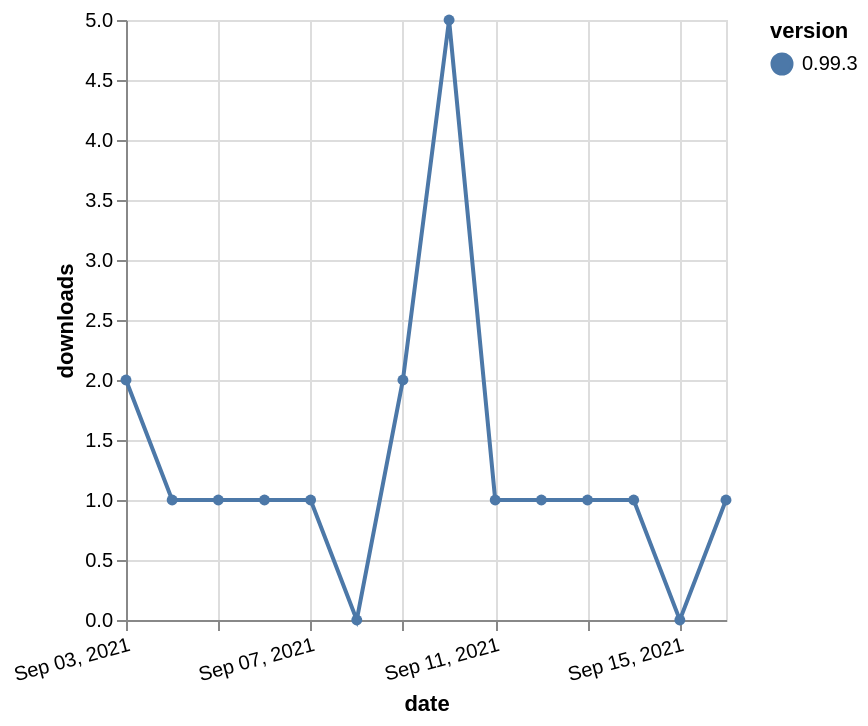

The Vega-Lite source for this figure:
### Vega-Lite specification from a JSON file in a GitHub repository (floating-point values rounded to 4 significant figures)
{"$schema": "https://vega.github.io/schema/vega-lite/v5.json", "description": "A simple bar chart with embedded data.", "data": {"values": [{"date": "2021-09-03", "total": 499, "delta": 2, "version": "0.99.3"}, {"date": "2021-09-04", "total": 500, "delta": 1, "version": "0.99.3"}, {"date": "2021-09-05", "total": 501, "delta": 1, "version": "0.99.3"}, {"date": "2021-09-06", "total": 502, "delta": 1, "version": "0.99.3"}, {"date": "2021-09-07", "total": 503, "delta": 1, "version": "0.99.3"}, {"date": "2021-09-08", "total": 503, "delta": 0, "version": "0.99.3"}, {"date": "2021-09-09", "total": 505, "delta": 2, "version": "0.99.3"}, {"date": "2021-09-10", "total": 510, "delta": 5, "version": "0.99.3"}, {"date": "2021-09-11", "total": 511, "delta": 1, "version": "0.99.3"}, {"date": "2021-09-12", "total": 512, "delta": 1, "version": "0.99.3"}, {"date": "2021-09-13", "total": 513, "delta": 1, "version": "0.99.3"}, {"date": "2021-09-14", "total": 514, "delta": 1, "version": "0.99.3"}, {"date": "2021-09-15", "total": 514, "delta": 0, "version": "0.99.3"}, {"date": "2021-09-16", "total": 515, "delta": 1, "version": "0.99.3"}]}, "width": "container", "mark": {"type": "line", "point": {"filled": true}}, "encoding": {"x": {"field": "date", "type": "temporal", "timeUnit": "yearmonthdate", "title": "date", "axis": {"labelAngle": -15}}, "y": {"field": "delta", "type": "quantitative", "title": "downloads"}, "color": {"field": "version", "type": "nominal"}, "tooltip": {"field": "delta"}}}
